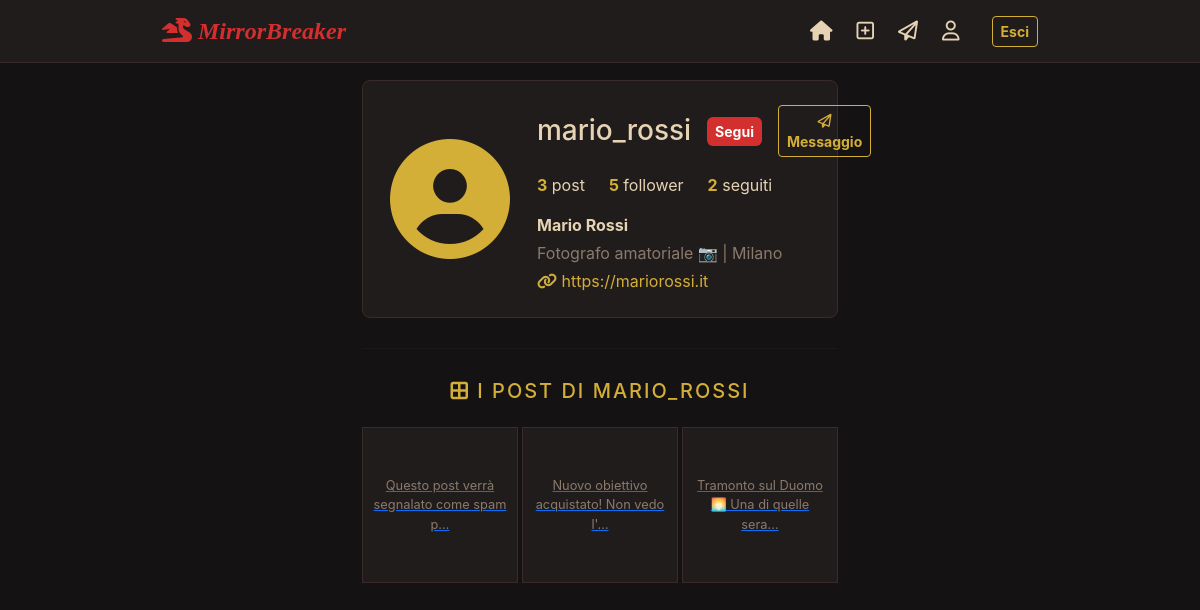
The app's page /profilo/mario_rossi/ (signed in) with its own data.
### users/models.py (models this page shows, shortened)
class CustomUser(AbstractUser):
    ROLE_CHOICES = (
        ('standard',  'Utente Standard'),
        ('moderator', 'Moderatore'),
    )
    ruolo = models.CharField(max_length=20, choices=ROLE_CHOICES, default='standard')
    immagine_profilo = models.ImageField(upload_to='avatars/', null=True, blank=True)
    bio              = models.TextField(max_length=500, blank=True)
    link_sito        = models.URLField(max_length=200, blank=True)
    data_nascita     = models.DateField(null=True, blank=True)
    account_privato  = models.BooleanField(default=False)
    is_banned        = models.BooleanField(default=False)   # gestito dal moderatore
    following = models.ManyToManyField(
        'self',
        symmetrical=False,
        related_name='followers',
        blank=True,
    )
    richieste_follow = models.ManyToManyField(
        'self',
        symmetrical=False,
        related_name='richieste_in_arrivo',
        blank=True,
    )
    @property
    def num_followers(self):
        return self.followers.count()
    @property
    def num_following(self):
        return self.following.count()
    @property
    def num_post(self):
        return self.posts.filter(archiviato=False, eliminato_da_moderatore=False).count()
    @property
    def is_moderator(self):
        return self.ruolo == 'moderator'

### posts/models.py (models this page shows, shortened)
class Post(models.Model):
    autore         = models.ForeignKey(
        settings.AUTH_USER_MODEL,       # <-- mai importare CustomUser direttamente
        on_delete=models.CASCADE,
        related_name='posts',           # user.posts.all()
    )
    caption        = models.TextField(max_length=2200, blank=True)
    data_creazione = models.DateTimeField(default=timezone.now)
    aggiornato_il  = models.DateTimeField(auto_now=True)
    archiviato     = models.BooleanField(default=False)
    eliminato_da_moderatore = models.BooleanField(default=False)
    like       = models.ManyToManyField(settings.AUTH_USER_MODEL, related_name='post_con_like',  blank=True)
    salvati_da = models.ManyToManyField(settings.AUTH_USER_MODEL, related_name='post_salvati',   blank=True)
    class Meta:
        ordering = ['-data_creazione']

### users/views.py (the view)
# urls.py: path('profilo/<str:username>/', views.profilo_view,                name='profilo'),
@login_required
def profilo_view(request, username):
    profilo = get_object_or_404(CustomUser, username=username)
    post_list = profilo.posts.filter(archiviato=False, eliminato_da_moderatore=False)
    if profilo.account_privato and request.user not in profilo.followers.all() and request.user != profilo:
        post_list = profilo.post.none()
    context = {
        'profilo':        profilo,
        'post_list':      post_list,
        'is_following':   request.user in profilo.followers.all(),
        'pending_request': request.user in profilo.richieste_in_arrivo.all(),
    }
    return render(request, 'users/profilo.html', context)

### templates/users/profilo.html (shortened to what this page needs)
{% extends 'base.html' %}
{% load static %}
{% block content %}
<div class="row justify-content-center mt-4">
    <div class="col-md-10">
        <div class="post-card p-4 mb-4">
            <div class="row align-items-center">
                <div class="col-4 text-center">
                    {% if profilo.immagine_profilo %}
                        <img src="{{ profilo.immagine_profilo.url }}" class="rounded-circle" style="width: 120px; height: 120px; object-fit: cover; border: 3px solid var(--kiki-gold);">
                    {% else %}
                        <i class="fa-solid fa-circle-user" style="font-size: 120px; color: var(--kiki-gold);"></i>
                    {% endif %}
                </div>
                <div class="col-8">
                    <div class="d-flex align-items-center gap-3 mb-3">
                        <h3 class="m-0" style="color: var(--kiki-text-main);">{{ profilo.username }}</h3>
                        {% if request.user == profilo %}
                            <a href="{% url 'users:modifica_profilo' %}" class="btn btn-sm btn-kiki-outline">Modifica Profilo</a>
                        {% else %}
                            <form action="{% url 'users:toggle_follow' profilo.username %}" method="POST" class="m-0">
                                {% if is_following %}
                                    <button type="submit" class="btn btn-sm btn-kiki-outline">Smetti di seguire</button>
                                {% elif pending_request %}
                                    <button type="submit" class="btn btn-sm btn-secondary" disabled>Richiesta inviata</button>
                                {% else %}
                                    <button type="submit" class="btn btn-sm btn-kiki">Segui</button>
                                {% endif %}
                            </form>
                            <a href="{% url 'messaggi:conversazione' profilo.username %}" class="btn btn-sm btn-kiki-outline">
                                <i class="fa-regular fa-paper-plane"></i> Messaggio
                            </a>
                        {% endif %}
                    </div>
                    <div class="d-flex gap-4 mb-3" style="color: var(--kiki-text-main);">
                        <div><strong style="color: var(--kiki-gold);">{{ profilo.num_post }}</strong> post</div>
                        <div><strong style="color: var(--kiki-gold);">{{ profilo.num_followers }}</strong> follower</div>
                        <div><strong style="color: var(--kiki-gold);">{{ profilo.num_following }}</strong> seguiti</div>
                    </div>
                    <div>
                        {% if profilo.first_name or profilo.last_name %}
                            <div class="fw-bold">{{ profilo.first_name }} {{ profilo.last_name }}</div>
                        {% endif %}
                        {% if profilo.bio %}
                            <div class="mt-1" style="white-space: pre-line; color: var(--kiki-text-muted);">{{ profilo.bio }}</div>
                        {% endif %}
                        {% if profilo.link_sito %}
                            <div class="mt-1">
                                <a href="{{ profilo.link_sito }}" target="_blank" style="color: var(--kiki-gold); text-decoration: none;">
                                    <i class="fa-solid fa-link"></i> {{ profilo.link_sito }}
                                </a>
                            </div>
                        {% endif %}
                    </div>
                </div>
            </div>
        </div>
        <hr style="border-color: var(--kiki-border); margin: 30px 0;">
        <h5 class="text-center mb-4" style="color: var(--kiki-gold); letter-spacing: 2px;"><i class="fa-solid fa-border-all"></i> I POST DI {{ profilo.username|upper }}</h5>
        <div class="row g-1">
            {% for post in post_list %}
                <div class="col-4">
                    <a href="{% url 'posts:dettaglio' post.pk %}" class="d-block position-relative" style="aspect-ratio: 1/1; overflow: hidden; background-color: var(--kiki-card-bg); border: 1px solid var(--kiki-border);">
                        {% if post.media.all %}
                            {% with media=post.media.first %}
                                {% if media.tipo == 'immagine' %}
                                    <img src="{{ media.file.url }}" class="w-100 h-100" style="object-fit: cover;">
                                {% elif media.tipo == 'video' %}
                                    <div class="w-100 h-100 d-flex justify-content-center align-items-center">
                                        <i class="fa-solid fa-video fs-2" style="color: var(--kiki-text-muted);"></i>
                                    </div>
                                {% endif %}
                            {% endwith %}
                        {% else %}
                            <div class="w-100 h-100 d-flex justify-content-center align-items-center p-2 text-center" style="color: var(--kiki-text-muted); font-size: 0.8rem;">
                                {{ post.caption|truncatechars:40 }}
                            </div>
                        {% endif %}
                    </a>
                </div>
            {% empty %}
                <div class="col-12 text-center mt-4">
                    <i class="fa-solid fa-camera-retro fa-3x mb-3" style="color: var(--kiki-border);"></i>
                    <p class="text-muted">Nessun post ancora pubblicato.</p>
                </div>
            {% endfor %}
        </div>
    </div>
</div>
{% endblock %}

### static/css/style.css (style rules this page uses)
:root { --kiki-bg: #141212; --kiki-card-bg: #211c1c; --kiki-red: #d32f2f; --kiki-red-dark: #8c1d1d; --kiki-gold: #d4af37; --kiki-text-main: #e5d3b3; --kiki-text-muted: #8a7a6b; --kiki-border: #3b2a2a; }
body { background-color: var(--kiki-bg); color: var(--kiki-text-main); font-family: -apple-system, BlinkMacSystemFont, "Segoe UI", Roboto, Helvetica, Arial, sans-serif; }
.post-card { background-color: var(--kiki-card-bg); border: 1px solid var(--kiki-border); border-radius: 8px; margin-bottom: 25px; }
.btn-kiki { background-color: var(--kiki-red); color: #fff; border: none; border-radius: 6px; font-weight: bold; }
.btn-kiki-outline { background-color: transparent; border: 1px solid var(--kiki-gold); color: var(--kiki-gold); font-weight: bold; }

### records on screen
CustomUser: username "mario_rossi", num_post "3", num_followers "5", num_following "2", first_name "Mario", last_name "Rossi", bio "Fotografo amatoriale 📷 | Milano", link_sito "https://mariorossi.it", username "MARIO_ROSSI"
Post: caption "Questo post verrà segnalato come spam p…"
Post: caption "Nuovo obiettivo acquistato! Non vedo l'…"
Post: caption "Tramonto sul Duomo 🌅 Una di quelle sera…"
